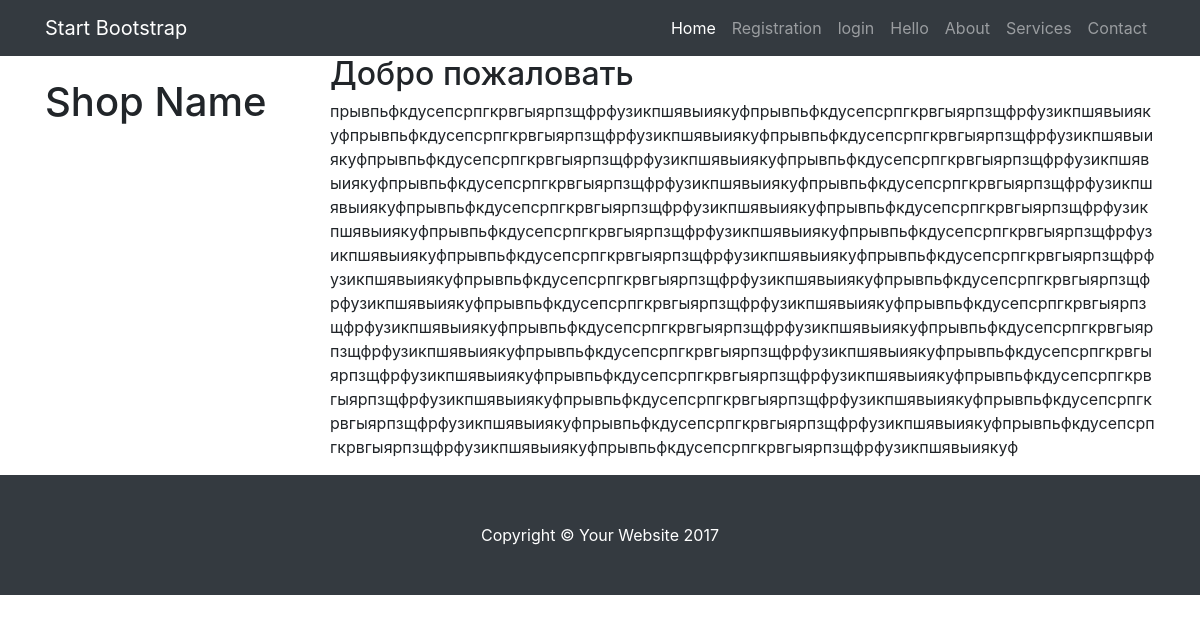
/static.php, run on the app's committed database.
### tables this page shows
CREATE TABLE IF NOT EXISTS `maintexts` (
  `id` int(11) NOT NULL AUTO_INCREMENT,
  `name` tinytext NOT NULL,
  `body` text NOT NULL,
  `url` tinytext NOT NULL,
  `showhide` enum('show','hide') NOT NULL DEFAULT 'show',
  `putdate` date NOT NULL,
  PRIMARY KEY (`id`)
);

### static.php (the view, shortened to what this page needs)
<? require_once('tamplates/top.php');
  if(isset($_GET['url'])){
    $url=$_GET['url'];
  }
  else {
    $url = 'index';
  }
  $query = "SELECT*FROM maintexts WHERE url='$url'";
  $adr =  mysqli_query($db_con, $query);
  $tbl_maintext = mysqli_fetch_array($adr);
?>
<div>
  <h2><? echo $tbl_maintext['name'] ?></h2>
  <p style="width:100%; word-wrap: break-word"><? echo $tbl_maintext['body'] ?></p>
</div>
<? require_once('tamplates/bottom.php') ?>

### css/shop-homepage.css (style rules this page uses)
body { padding-top: 54px; }
@media (min-width: 992px) { body { padding-top: 56px; } }

### data on the page
maintexts: name "Добро пожаловать", body "прывпьфкдусепсрпгкрвгыярпзщфрфузикпшявыиякуфпрывпьфкдусепсрпгкрвгыярпзщфрфузикпшявыиякуфпрывпьфкдусепсрпгкрвгыярпзщфрфузикпшявыиякуфпрывпьфкдусепсрпгкрвгыярпзщфрфузикпшявыиякуфпрывпьфкдусепсрпгкрвгыярпзщфрфузикпшявыиякуфпрывпьфкдусепсрпгкрвгыярпзщфрфузикпшявыиякуфпрывпьфкдусепсрпгкрвгыярпзщфрфузикпшявыиякуфпрывпьфкдусепсрпгкрвгыярпзщфрфузикпшявыиякуфпрывпьфкдусепсрпгкрвгыярпзщфрфузикпшявыиякуфпрывпьфкдусепсрпгкрвгыярпзщфрфузикпшявыиякуфпрывпьфкдусепсрпгкрвгыярпзщфрфузикпшявыиякуфпрывпьфкдусепсрпгкрвгыярпзщфрфузикпшявыиякуфпрывпьфкдусепсрпгкрвгыярпзщфрфузикпшявыиякуфпрывпьфкдусепсрпгкрвгыярпзщфрфузикпшявыиякуфпрывпьфкдусепсрпгкрвгыярпзщфрфузикпшявыиякуфпрывпьфкдусепсрпгкрвгыярпзщфрфузикпшявыи…"
